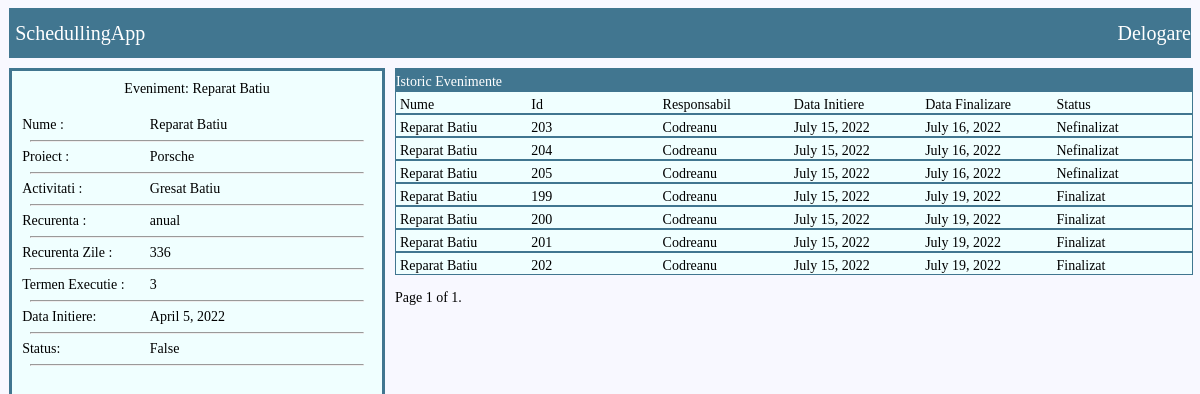
Screenshot of /events/eveniment_template/7/ (signed in) with the database file from the repository.
### EVENTS/models.py (models this page shows, shortened)
class Eveniment_Template(models.Model):
	nume = models.CharField(max_length=100)
	proiect=models.ForeignKey(Proiect,related_name='evenimente',on_delete=models.CASCADE,null=True, blank=True)
	responsabil=models.ForeignKey(User,related_name='eveniment_temp',on_delete=models.CASCADE)
	activitati_necesare=models.TextField(max_length=300)
	CHOICES=[('saptamanal', 'saptamanal') , ('lunar','lunar') , ('anual','anual') , ('2ani','2ani') ]
	recurenenta=models.CharField(choices=CHOICES,max_length=100)
	recurenenta_zile=models.IntegerField()
	zile_executie=models.IntegerField()
	an_choice=[(2022,2022),(2023,2023),(2024,2024),(2025,2025),(2026,2026),]
	luna_choice=[(1,1),(2,2),(3,3),(4,4),(5,5),(6,6),(7,7),(8,8),(9,9),(10,10),(11,11),(12,12)]
	zi_choice=[(1,1),(2,2),(3,3),(4,4),(5,5),(6,6),(7,7),(8,8),(9,9),(10,10),(11,11),(12,12),(13,13),(14,14),(15,15),(16,16),(17,17),(18,18),(19,19),(20,20),(21,21),(22,22),(23,23),(24,24),(25,25),(26,26),(27,27),(28,28)]
	an_incepere=models.IntegerField(choices=an_choice)
	luna_incepere=models.IntegerField(choices=luna_choice)
	zi_incepere=models.IntegerField(choices=zi_choice)
	data_initiere=models.DateField(null=True)
	status=models.BooleanField()
	def __str__(self):
		return self.nume

class Eveniment(models.Model):
	responsabil=models.ForeignKey(User,related_name='eveniment_inst',on_delete=models.CASCADE)
	eveniment_template=models.ForeignKey(Eveniment_Template,related_name='eveniment_obj',on_delete=models.CASCADE)
	data_initiere=models.DateField()
	data_finalizare=models.DateField(blank=True)
	status=models.BooleanField() # 1 deschis si nefinalizat 2 deschis si finalizat
	class Meta :
		ordering=['data_finalizare']

### PROJECTS/models.py (models this page shows)
class Proiect (models.Model):
	nume=models.CharField(max_length=30,unique=True)
	id_proiect=models.IntegerField(unique=True)
	descriere=models.CharField(max_length=100)
	def __str__(self):
		return self.nume

### EVENTS/views.py (the view)
# urls.py: path('eveniment_template/<int:eveniment_pk>/',EVENTS_VIEWS.detalii_eveniment_template,name='detalii_eveniment_template'),
@login_required
def detalii_eveniment_template(request,eveniment_pk):
	eveniment_querry=Eveniment_Template.objects.get(pk=eveniment_pk)
	eveniment_querry_instances_req=Eveniment.objects.filter(eveniment_template=eveniment_querry)
	paginator = Paginator(eveniment_querry_instances_req, 40) # Show 25 contacts per page.
	page_number = request.GET.get('page')
	eveniment_querry_instances = paginator.get_page(page_number)
	return render(request,'EVENTS/datalii_eveniment_template.html',{'eveniment':eveniment_querry,'evenimente_instance':eveniment_querry_instances})

### templates/EVENTS/datalii_eveniment_template.html (shortened to what this page needs)
{% extends 'EVENTS/template.html' %}
{% block content %}
<div class="container_detalii_eveniment">
<div class="container_left_detalii_eveniment">
    <div class="nume">Eveniment: {{eveniment.nume}}</div>
    	<div class="row">
			<div class="col_nume">Nume : </div>
			<div class="col_nume_val">{{eveniment.nume}}</div>
		</div>
		<hr/>
		<div class="row">
			<div class="col_nume">Proiect : </div>
			<div class="col_nume_val">{{eveniment.proiect}}</div>
		</div>
		<hr/>
		<div class="row">
			<div class="col_nume">Activitati : </div>
			<div class="col_nume_val">{{eveniment.activitati_necesare}}</div>
		</div>
		<hr/>
		<div class="row">
			<div class="col_nume">Recurenta : </div>
			<div class="col_nume_val">{{eveniment.recurenenta}}</div>
		</div>
		<hr/>
		<div class="row">
			<div class="col_nume">Recurenta Zile : </div>
			<div class="col_nume_val">{{eveniment.recurenenta_zile}}</div>
		</div>
		<hr/>
		<div class="row">
			<div class="col_nume">Termen Executie : </div>
			<div class="col_nume_val">{{eveniment.zile_executie}}</div>
		</div>
		<hr/>
		<div class="row">
			<div class="col_nume">Data Initiere: </div>
			<div class="col_nume_val">{{eveniment.data_initiere}}</div>
		</div>
		<hr/>
		<div class="row">
			<div class="col_nume">Status: </div>
			<div class="col_nume_val">{{eveniment.status}}</div>
		</div>
		<hr/>
</div>
<div class="container_right_detalii_eveniment">
        <div class="row_h">
        	Istoric Evenimente
        </div>
        <div class="row">
        	<div class="col_nume">
                Nume
            </div>
            <div class="col_Id">
                Id
            </div>
            <div class="col_responsabil">
                Responsabil
            </div>
            <div class="col_data_initiere">
                Data Initiere
            </div>
            <div class="col_data_finalizare">
                Data Finalizare
            </div>
            <div class="col_status">
                Status
            </div>
        </div>
{% for eveniment in evenimente_instance %}
        <div class="row">
            <div class="col_nume_val">{{eveniment.eveniment_template}} </div>
            <div class="col_Id_val">{{eveniment.pk}}</div>
            <div class="col_responsabil_val">{{eveniment.responsabil}}</div>
            <div class="col_data_initiere_val">{{eveniment.data_initiere}}</div>
            <div class="col_data_finalizare_val">{{eveniment.data_finalizare}}</div>
            {% if eveniment.status == 0 %}
            <div class="col_status_val">Nefinalizat</div>
            {% else %}
            <div class="col_status_val">Finalizat</div>
            {% endif %}
        </div>
{% endfor %}
<div class="pagination">
    <span class="step-links">
        <span class="current">
            Page {{ evenimente_instance.number }} of {{ evenimente_instance.paginator.num_pages }}.
        </span>
    </span>
</div>
</div>
{% endblock %}

### static/css/EVENTS/style.css (style rules this page uses)
body { background-color: #F8F8FF; }
.container_detalii_eveniment { display: flex; flex-direction: row; font-size: 14px; }
.container_left_detalii_eveniment { margin-top: 10px; margin-left: 0.1vw; height: 100vh; width: 550px; background-color: #F0FFFF; display: flex; flex-direction: column; border-style: solid; border-color: #417690; border-size: 1px; }
.container_left_detalii_eveniment hr { width: 90%; color : #417690; }
.container_left_detalii_eveniment .nume { margin-top: 10px; width: 100%; display: flex; justify-content: center; margin-bottom: 20px; }
.container_left_detalii_eveniment .row { width: 100%; display: flex; justify-content:center; align-items: center; margin-left: 5px; }
.container_left_detalii_eveniment .row .col_nume { width: 35%; display: flex; justify-content:left; align-items: center; padding-left: 5px; }
.container_left_detalii_eveniment .row .col_nume_val { width: 65%; display: flex; justify-content:left; align-items: center; }
.container_left_detalii_eveniment hr { width: 90%; }
.container_right_detalii_eveniment { width: 100%; margin-top: 10px; padding-left: 10px; padding-right: 0.1vw; }
.container_right_detalii_eveniment .row_h { width: 100%; display: flex; align-items: center; justify-content: left; color: white; background-color: #417690; border-style: solid; border-color: #417690 ; border-width: 1px; padding-top: 5px; }
.col_nume { width:16.5%; }
.col_Id { width:16.5%; }
.col_responsabil { width:16.5%; }
.col_data_initiere { width:16.5%; }
.col_data_finalizare { width:16.5%; }
.col_status { width:16.5%; }
.container_right_detalii_eveniment .row { width: 100%; display: flex; align-items: center; justify-content: center; background-color: #F0FFFF; border-style: solid; border-color: #417690 ; border-width: 1px; padding-top: 5px; }
.col_nume_val { width:16.5%; }
.col_Id_val { width:16.5%; }
.col_responsabil_val { width:16.5%; }
.col_data_initiere_val { width:16.5%; }
.col_data_finalizare_val { width:16.5%; }
.col_status_val { width:16.5%; }
.pagination { margin-top: 15px; }

### rows the page displays
Eveniment_Template: nume "Reparat Batiu", proiect "Porsche", activitati_necesare "Gresat Batiu", recurenenta "anual", recurenenta_zile "336", zile_executie "3", data_initiere "April 5, 2022", status "False"
Eveniment: eveniment_template "Reparat Batiu", pk "203", responsabil "Codreanu", data_initiere "July 15, 2022", data_finalizare "July 16, 2022", status "Nefinalizat"
Eveniment: eveniment_template "Reparat Batiu", pk "204", responsabil "Codreanu", data_initiere "July 15, 2022", data_finalizare "July 16, 2022", status "Nefinalizat"
Eveniment: eveniment_template "Reparat Batiu", pk "205", responsabil "Codreanu", data_initiere "July 15, 2022", data_finalizare "July 16, 2022", status "Nefinalizat"
Eveniment: eveniment_template "Reparat Batiu", pk "199", responsabil "Codreanu", data_initiere "July 15, 2022", data_finalizare "July 19, 2022", status "Finalizat"
Eveniment: eveniment_template "Reparat Batiu", pk "200", responsabil "Codreanu", data_initiere "July 15, 2022", data_finalizare "July 19, 2022", status "Finalizat"
Eveniment: eveniment_template "Reparat Batiu", pk "201", responsabil "Codreanu", data_initiere "July 15, 2022", data_finalizare "July 19, 2022", status "Finalizat"
Eveniment: eveniment_template "Reparat Batiu", pk "202", responsabil "Codreanu", data_initiere "July 15, 2022", data_finalizare "July 19, 2022", status "Finalizat"

### other values shown
{{ evenimente_instance.number }} "1"
{{ evenimente_instance.paginator.num_pages }} "1"
